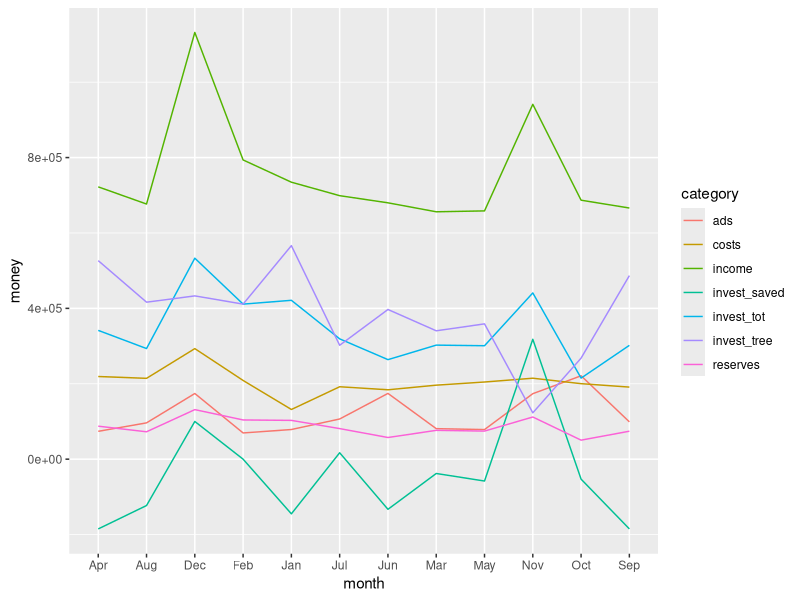

Write R code to recreate this figure.
## ---- chunk 1
knitr::opts_chunk$set(echo = TRUE)
## ---- chunk 2
library(tidyverse)
## ---- chunk 3
raw_data <- read_tsv("ecosia_2018_reports_data.txt")

raw_data 
## ---- chunk 4
# 3 
raw_data[2, 9] <- 208797

data <- raw_data %>% 
  mutate(invest_saved = if_else(invest_tot - invest_tree < 0, -invest_saved, invest_saved), # 1
         reserves     = income - invest_tot - ads - costs) # 2

data
## ---- chunk 5
data_2018 <- data %>% 
  select(year, income:costs, trees) %>% 
  group_by(year) %>% 
  summarise_all(sum)
## ---- chunk 6
data %>% 
  select(year:costs) %>% 
  group_by(year, month) %>% 
  gather(income:costs, key = "category", value = "money") %>% 
  ggplot(aes(month, money, color = category)) +
  geom_line(aes(group = category))
